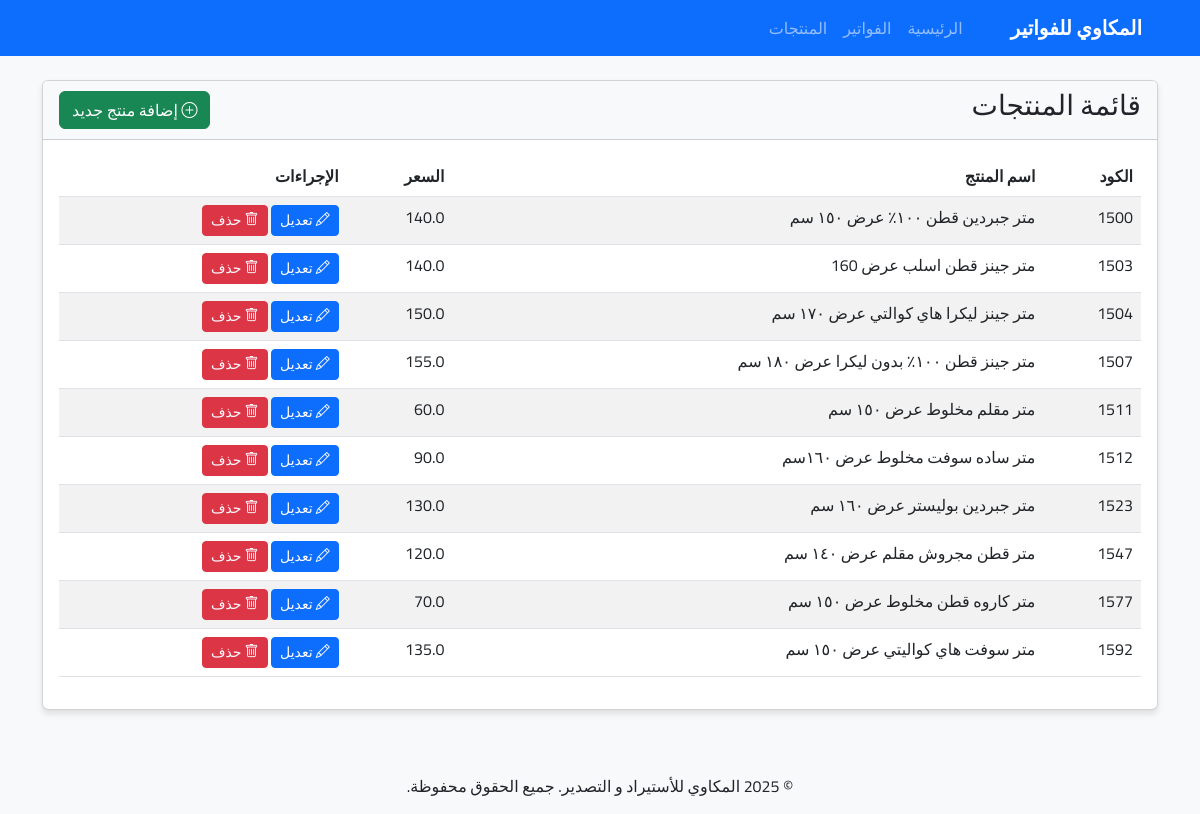
Page /products on the committed database.
### tables this page shows
CREATE TABLE products (
        id INTEGER PRIMARY KEY AUTOINCREMENT,
        code TEXT UNIQUE NOT NULL,
        name TEXT NOT NULL,
        price REAL NOT NULL
    );

### app.py (the view)
@app.route('/products')
def products():
    products_list = database.get_all_products()
    return render_template('products.html', products=products_list)

### database.py (called while the page is built)
def get_db_connection():
    conn = sqlite3.connect(DB_PATH)
    conn.row_factory = sqlite3.Row
    return conn

def get_all_products():
    conn = get_db_connection()
    products = conn.execute('SELECT * FROM products ORDER BY code').fetchall()
    conn.close()
    return products

### templates/products.html (shortened to what this page needs)
{% extends 'base.html' %}
{% block content %}
<div class="card">
    <div class="card-header d-flex justify-content-between align-items-center">
        <h3>قائمة المنتجات</h3>
        <a href="{{ url_for('add_product') }}" class="btn btn-success">
            <i class="bi bi-plus-circle"></i> إضافة منتج جديد
        </a>
    </div>
    <div class="card-body">
        <div class="table-responsive">
            <table class="table table-striped table-hover">
                <thead>
                    <tr>
                        <th>الكود</th>
                        <th>اسم المنتج</th>
                        <th>السعر</th>
                        <th>الإجراءات</th>
                    </tr>
                </thead>
                <tbody>
                    {% for product in products %}
                    <tr>
                        <td>{{ product.code }}</td>
                        <td>{{ product.name }}</td>
                        <td>{{ product.price }}</td>
                        <td>
                            <a href="{{ url_for('edit_product', product_id=product.id) }}" class="btn btn-sm btn-primary">
                                <i class="bi bi-pencil"></i> تعديل
                            </a>
                            <button type="button" class="btn btn-sm btn-danger"
                                    data-bs-toggle="modal" data-bs-target="#deleteModal{{ product.id }}">
                                <i class="bi bi-trash"></i> حذف
                            </button>
                        </td>
                    </tr>
                    {% else %}
                    <tr>
                        <td colspan="4" class="text-center">لا توجد منتجات</td>
                    </tr>
                    {% endfor %}
                </tbody>
            </table>
        </div>
    </div>
</div>
{% endblock %}

### templates/base.html (shortened to what this page needs)
<!DOCTYPE html>
<html lang="ar" dir="rtl">
<head>
    <link href="https://cdn.jsdelivr.net/npm/bootstrap@5.3.0/dist/css/bootstrap.min.css" rel="stylesheet">
    <link rel="stylesheet" href="https://cdn.jsdelivr.net/npm/bootstrap-icons@1.10.0/font/bootstrap-icons.css">
</head>
<body>
    <nav class="navbar navbar-expand-lg navbar-dark bg-primary mb-4">
        <div class="container">
            <a class="navbar-brand" href="{{ url_for('index') }}">المكاوي للفواتير</a>
            <div class="collapse navbar-collapse" id="navbarNav">
                <ul class="navbar-nav">
                    <li class="nav-item">
                        <a class="nav-link" href="{{ url_for('index') }}">الرئيسية</a>
                    </li>
                    <li class="nav-item">
                        <a class="nav-link" href="{{ url_for('invoices') }}">الفواتير</a>
                    </li>
                    <li class="nav-item">
                        <a class="nav-link" href="{{ url_for('products') }}">المنتجات</a>
                    </li>
                </ul>
            </div>
        </div>
    </nav>
    <div class="container">
        {% block content %}{% endblock %}
    </div>
    <footer class="mt-5 py-3 bg-light text-center">
        <div class="container">
            <p class="mb-0">© 2025 المكاوي للأستيراد و التصدير. جميع الحقوق محفوظة.</p>
        </div>
    </footer>
</body>
</html>

### templates/base.html (style rules this page uses)
body { font-family: 'Cairo', sans-serif; background-color: #f8f9fa; }
.navbar-brand { font-weight: bold; }
.card { box-shadow: 0 4px 6px rgba(0, 0, 0, 0.1); margin-bottom: 20px; }
.card-header { font-weight: bold; background-color: #f8f9fa; }

### rows in the picture
products: code "1500", name "متر جبردين قطن ١٠٠٪؜ عرض ١٥٠ سم", price "140.0"
products: code "1503", name "متر جينز قطن اسلب عرض 160", price "140.0"
products: code "1504", name "متر جينز ليكرا هاي كوالتي عرض ١٧٠ سم", price "150.0"
products: code "1507", name "متر جينز قطن ١٠٠٪؜ بدون ليكرا عرض ١٨٠ سم", price "155.0"
products: code "1511", name "متر مقلم مخلوط عرض ١٥٠ سم", price "60.0"
products: code "1512", name "متر ساده سوفت مخلوط عرض ١٦٠سم", price "90.0"
products: code "1523", name "متر جبردين بوليستر عرض ١٦٠ سم", price "130.0"
products: code "1547", name "متر قطن مجروش مقلم عرض ١٤٠ سم", price "120.0"
products: code "1577", name "متر كاروه قطن مخلوط عرض ١٥٠ سم", price "70.0"
products: code "1592", name "متر سوفت هاي كواليتي عرض ١٥٠ سم", price "135.0"
